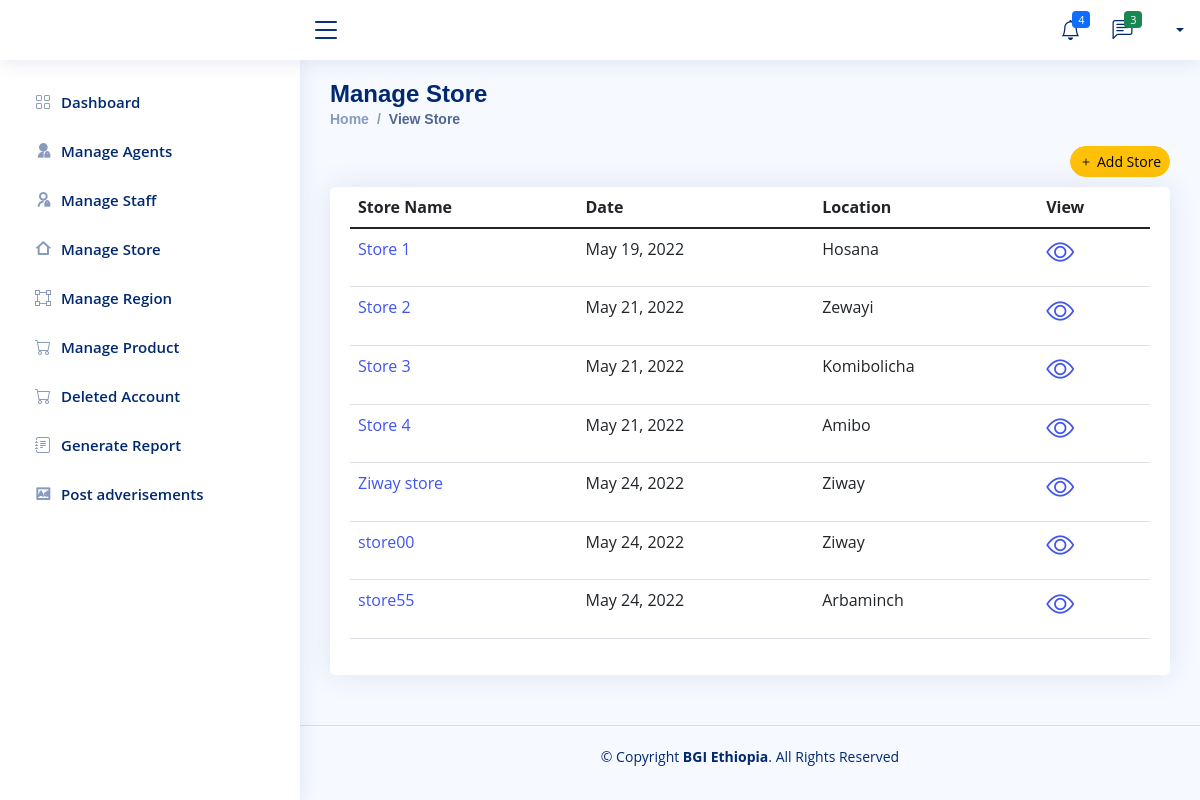
The page /BGI/view_store/ on the database as committed earlier.
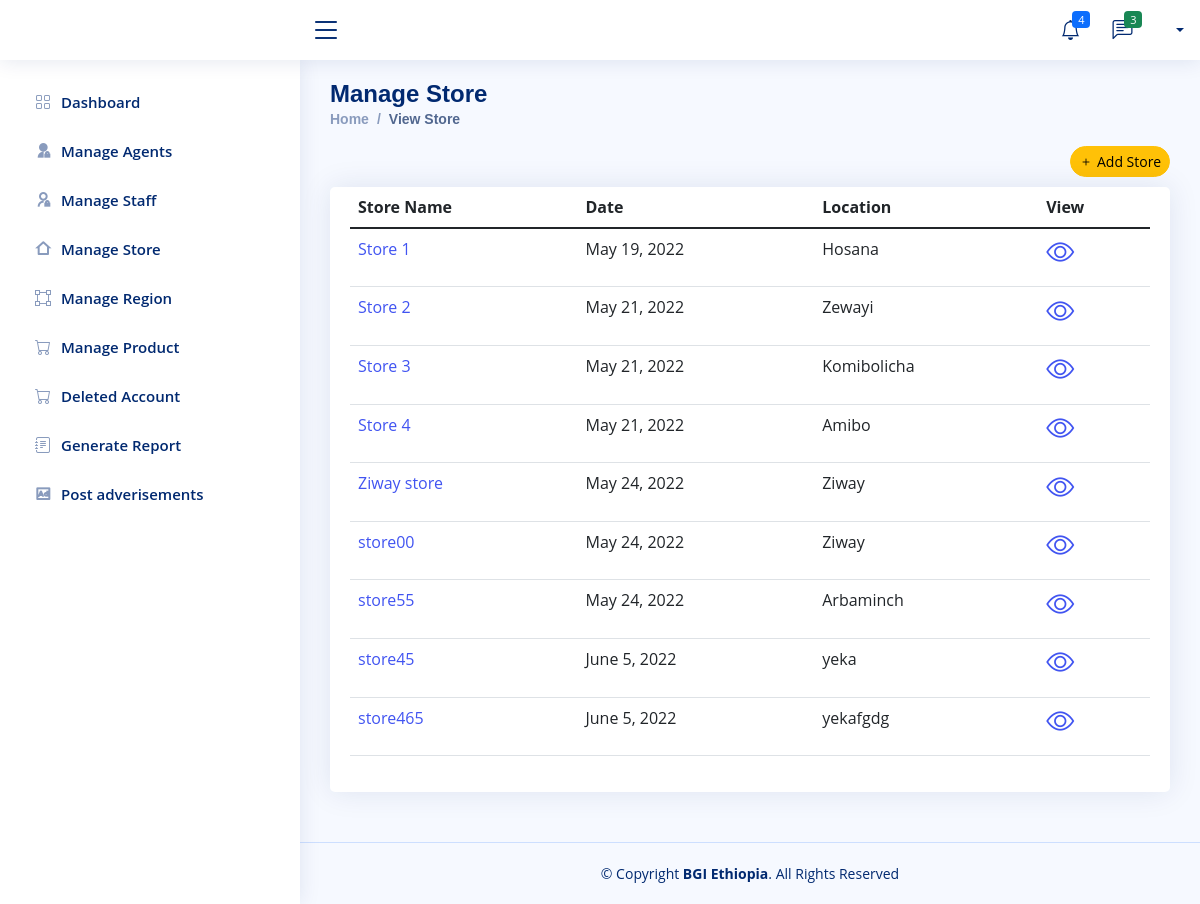
The same page on the database as committed later.
### Company/models.py (models this page shows, shortened)
class Company_Store(models.Model):
    Store_Name = models.CharField(max_length=200, null=True, unique=True)
    Address = models.CharField(max_length=200, null=True)
    date_created = models.DateField(auto_now_add=True, null=True)

### Company/views.py (the view)
# urls.py: path('view_store/',views.view_store,name='view-store'),
def view_store(request):
    all_store = Company_Store.objects.all()
    manager = Company_Store_Manager.objects.all()
    context = {
        'all_store': all_store,
        'manager': manager
    }
    return render(request, 'Company/store/store-view.html', context)

### Templates/Company/store/store-view.html (shortened to what this page needs)
{% extends 'Company/company-base.html'%}
{% block content%}
  <main id="main" class="main">
    <div class="pagetitle">
      <h1>Manage Store</h1>
      <nav>
        <ol class="breadcrumb">
          <li class="breadcrumb-item"><a href="{% url 'admin-dashbord' %}">Home</a></li>
          <li class="breadcrumb-item active">View Store</li>
        </ol>
        <div class="text-end">
            <a href="{% url 'add-store-company' %}" class="item-end">
                <button type="button" class="btn btn-sm rounded-pill btn-warning"><i class="bi bi-plus me-1"></i>Add Store</button>
              </a>
        </div>
      </nav>
    </div>
    <section class="section">
        <div class="row">
          <div class="col-lg-12">
            <div class="card">
              <div class="card-body">
                <table class="table datatable">
                  <thead>
                    <tr>
                      <th scope="col">Store Name</th>
                      <th scope="col">Date</th>
                      <th scope="col">Location</th>
                      <th scope="col">View</th>
                    </tr>
                  </thead>
                  <tbody>
                 {% for store in all_store %}
                    <tr>
                      <td><a href="{% url 'store_detile' store.id %}">{{store.Store_Name}}</a></td>
                      <td>{{store.date_created}}</td>
                      <td>{{store.Address}}</td>
                      <td><a href="{% url 'store_detile' store.id %}">
                        <h3><i class="bi bi-eye"></i></h3>
                      </a></td>
                    </tr>
                {% endfor %}
                  </tbody>
                </table>
              </div>
            </div>
          </div>
        </div>
      </section>
  </main>
{% endblock %}

Rows that differ between the two databases and show on the page:
added Company_Store: Store_Name "store45", date_created "June 5, 2022", Address "yeka"
added Company_Store: Store_Name "store465", date_created "June 5, 2022", Address "yekafgdg"
